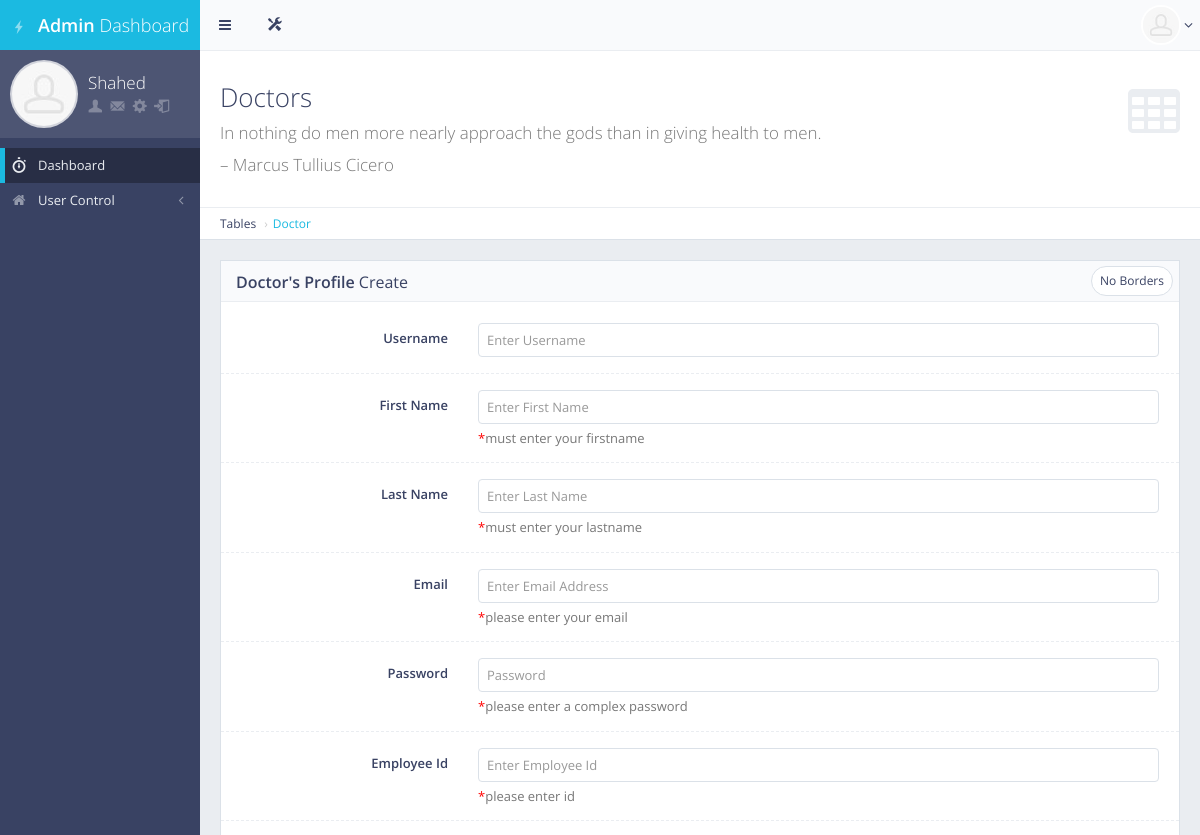
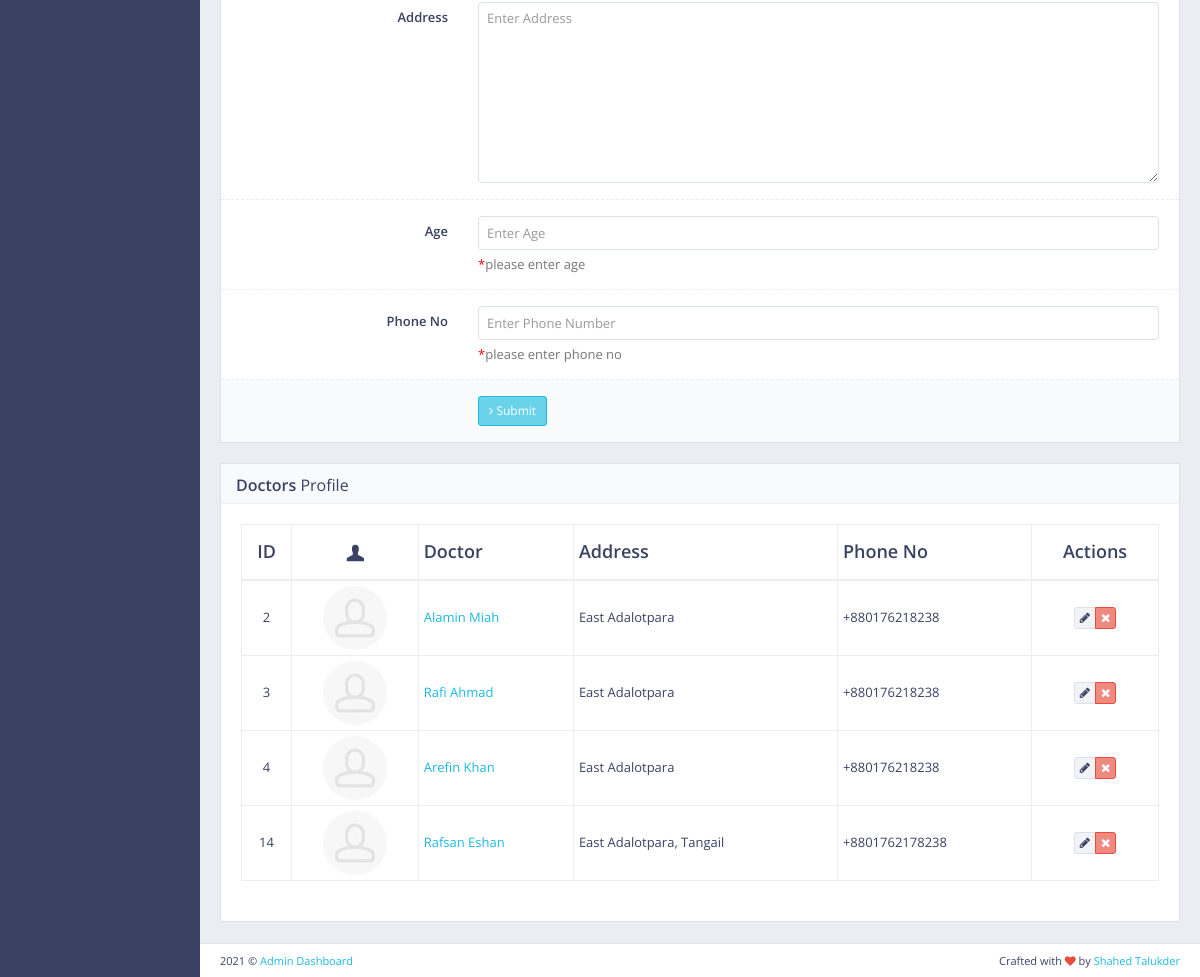
Page /crudDoctor/ (signed in) on the committed database (2 pictures, top to bottom).
### main/models.py (models this page shows, shortened)
class User(AbstractUser):
    is_doctor = models.BooleanField(default=False)
    is_student = models.BooleanField(default=False)
    is_moderator = models.BooleanField(default=False)
    is_assistant = models.BooleanField(default=False)
    is_driver = models.BooleanField(default=False)

class Doctor(models.Model):
    employee_id = models.CharField(max_length=120, blank=True, null=True, unique=True)
    user = models.OneToOneField(User, on_delete=models.CASCADE, primary_key=True, related_name="doctor")
    full_name = models.CharField(max_length=200,blank=True, null=True)
    address = models.CharField(max_length=300, blank=True, null=True)
    age = models.CharField(max_length=3, blank=True, null=True)
    phone_no = models.CharField(max_length=100, blank=True, null=True)
    class Meta:
        db_table = "doctor_info"

### main/views.py (the view, shortened to what this page needs)
# urls.py: path('crudDoctor/', views.addDoctorInformation, name="addDoctorInformation"),
def addDoctorInformation(request):
    if request.user.is_authenticated and request.user.is_superuser:
        doctor = Doctor.objects.all()
        context = {"title":"Doctor Information","doc":doctor}
        return render(request, 'crud_doctor.html', context)
    else:
        return redirect('/')

### main/templates/crud_doctor.html (shortened to what this page needs)
{%extends 'base.html'%}
{%load static%}
{%block main_content%}
<div id="page-content">
    <div class="content-header">
        <div class="header-section">
            <h1>
                <i class="fa fa-table"></i>Doctors<br><small>In nothing do men more nearly approach the gods than in giving health to men.</small><br/><small>– Marcus Tullius Cicero</small>
            </h1>
        </div>
    </div>
    <ul class="breadcrumb breadcrumb-top">
        <li>Tables</li>
        <li><a href="">Doctor</a></li>
    </ul>
    <div class="row">
        <div class="col-md-12">
            <div class="block">
                <div class="block-title">
                    <div class="block-options pull-right">
                        <a href="javascript:void(0)" class="btn btn-alt btn-sm btn-default toggle-bordered enable-tooltip" data-toggle="button" title="" data-original-title="Toggles .form-bordered class">No Borders</a>
                    </div>
                    <h2><strong>Doctor's Profile</strong> Create</h2>
                </div>
                <form method="POST" class="form-horizontal form-bordered">
                    <div class="form-group">
                        <label class="col-md-3 control-label">Username</label>
                        <div class="col-md-9">
                            <input class="form-control" name="doctorUsername" id="username" placeholder="Enter Username" />
                        </div>
                    </div>
                    <div class="form-group">
                        <label class="col-md-3 control-label" for="example-text-input">First Name</label>
                        <div class="col-md-9">
                            <input type="text" id="firstname" name="doctorFirstname" class="form-control" placeholder="Enter First Name">
                            <span class="help-block"><span style="color:red">*</span>must enter your firstname</span>
                        </div>
                    </div>
                    <div class="form-group">
                        <label class="col-md-3 control-label" for="example-text-input">Last Name</label>
                        <div class="col-md-9">
                            <input type="text" id="lastname" name="doctorLastname" class="form-control" placeholder="Enter Last Name">
                            <span class="help-block"><span style="color:red">*</span>must enter your lastname</span>
                        </div>
                    </div>
                    <div class="form-group">
                        <label class="col-md-3 control-label" for="example-email-input">Email</label>
                        <div class="col-md-9">
                            <input type="email" id="email" name="doctorEmail" class="form-control" placeholder="Enter Email Address">
                            <span class="help-block"><span style="color:red">*</span>please enter your email</span>
                        </div>
                    </div>
                    <div class="form-group">
                        <label class="col-md-3 control-label" for="example-password-input">Password</label>
                        <div class="col-md-9">
                            <input type="password" id="password1" name="doctorPassword1" class="form-control" placeholder="Password">
                            <span class="help-block"><span style="color:red">*</span>please enter a complex password</span>
                        </div>
                    </div>
                    <div class="form-group">
                        <label class="col-md-3 control-label" for="example-email-input">Employee Id</label>
                        <div class="col-md-9">
                            <input type="text" id="age" name="doctorId" class="form-control" placeholder="Enter Employee Id">
                            <span class="help-block"><span style="color:red">*</span>please enter id</span>
                        </div>
                    </div>
                    <div class="form-group">
                        <label class="col-md-3 control-label" for="example-textarea-input">Address</label>
                        <div class="col-md-9">
                            <textarea id="address" name="doctorAddress" rows="9" class="form-control" placeholder="Enter Address"></textarea>
                        </div>
                    </div>
                    <div class="form-group">
                        <label class="col-md-3 control-label" for="example-email-input">Age</label>
                        <div class="col-md-9">
                            <input type="text" id="age" name="doctorAge" class="form-control" placeholder="Enter Age">
                            <span class="help-block"><span style="color:red">*</span>please enter age</span>
                        </div>
                    </div>
                    <div class="form-group">
                        <label class="col-md-3 control-label" for="example-email-input">Phone No</label>
                        <div class="col-md-9">
                            <input type="text" id="email" name="doctorPhoneno" class="form-control" placeholder="Enter Phone Number">
                            <span class="help-block"><span style="color:red">*</span>please enter phone no</span>
                        </div>
                    </div>
                    <div class="form-group form-actions">
                        <div class="col-md-9 col-md-offset-3">
                            <button type="submit" class="btn btn-sm btn-primary"><i class="fa fa-angle-right"></i> Submit</button>
                        </div>
                    </div>
                </form>
            </div>
        </div>
    </div>
    <div class="block full">
        <div class="block-title">
            <h2><strong>Doctors</strong> Profile</h2>
        </div>
        <div class="table-responsive">
            <table id="example-datatable" class="table table-vcenter table-condensed table-bordered">
                <thead>
                    <tr>
                        <th class="text-center">ID</th>
                        <th class="text-center"><i class="gi gi-user"></i></th>
                        <th>Doctor</th>
                        <th>Address</th>
                        <th>Phone No</th>
                        <th class="text-center">Actions</th>
                    </tr>
                </thead>
                <tbody>
                    {%for i in doc%}
                    <tr>
                        <td class="text-center">{{i.user.id}}</td>
                        <td class="text-center"><img src="{%static 'front/'%}img/placeholders/avatars/avatar15.jpg" alt="avatar" class="img-circle"></td>
                        <td><a href="javascript:void(0)">{{i.full_name | title}}</a></td>
                        <td>{{i.address}}</td>
                        <td><span class="text-center">{{i.phone_no}}</span></td>
                        <td class="text-center">
                            <div class="btn-group">
                                <a href="{% url 'edit_doctor' id=i.pk %}" data-toggle="tooltip" title="Edit" class="btn btn-xs btn-default"><i class="fa fa-pencil"></i></a>
                                <a href="{% url 'delete_doctor' id=i.pk %}" data-toggle="tooltip" title="Delete" class="btn btn-xs btn-danger"><i class="fa fa-times"></i></a>
                            </div>
                        </td>
                    </tr>
                    {%endfor%}
                </tbody>
            </table>
        </div>
    </div>
</div>
{%endblock main_content%}

### main/templates/base.html (shortened to what this page needs)
<!DOCTYPE html> {%load static%}
<html class="no-js" lang="en">
<head>
    <link rel="stylesheet" href="{% static 'front/' %}css/bootstrap.min.css">
    <link rel="stylesheet" href="{% static 'front/' %}css/plugins.css">
    <link rel="stylesheet" href="{% static 'front/' %}css/main.css">
    <link rel="stylesheet" href="{% static 'front/' %}css/themes.css">
</head>
<body>
    <div id="page-wrapper">
        <div id="page-container" class="sidebar-partial sidebar-visible-lg sidebar-no-animations">
            <div id="sidebar">
                <div id="sidebar-scroll">
                    <div class="sidebar-content">
                        <a href="{%url 'home'%}" class="sidebar-brand">
                            {%if user.is_superuser%}
                                <i class="gi gi-flash"></i><span class="sidebar-nav-mini-hide"><strong>Admin </strong>Dashboard</span>
                            {%elif user.is_doctor%}
                                <i class="gi gi-flash"></i><span class="sidebar-nav-mini-hide"><strong>Dr. </strong>Dashboard</span>
                            {%elif user.is_assistant%}
                                <i class="gi gi-flash"></i><span class="sidebar-nav-mini-hide"><strong>Assist. </strong>Dashboard</span>
                            {%elif user.is_moderator%}
                                <i class="gi gi-flash"></i><span class="sidebar-nav-mini-hide"><strong>Mod. </strong>Dashboard</span>
                            {%endif%}
                        </a>
                        <div class="sidebar-section sidebar-user clearfix sidebar-nav-mini-hide">
                            <div class="sidebar-user-avatar">
                                <a href="{%url 'user_profile'%}">
                                    <img src="{% static 'front/' %}img/placeholders/avatars/avatar2.jpg" alt="avatar">
                                </a>
                            </div>
                            <div class="sidebar-user-name">{{user.first_name | title}}</div>
                            <div class="sidebar-user-links">
                                <a href="{%url 'user_profile'%}" data-toggle="tooltip" data-placement="bottom" title="Profile"><i class="gi gi-user"></i></a>
                                <a href="{%url 'home'%}" data-toggle="tooltip" data-placement="bottom" title="Report"><i class="gi gi-envelope"></i></a>
                                <a href="{%url 'home'%}" class="enable-tooltip" data-placement="bottom" title="Edit Profile"><i class="gi gi-cogwheel"></i></a>
                                <a href="{%url 'mylogout'%}" data-toggle="tooltip" data-placement="bottom" title="Logout"><i class="gi gi-exit"></i></a>
                            </div>
                        </div>
                        <ul class="sidebar-nav">
                            <li>
                                <a href="{%url 'home'%}" class=" active"><i class="gi gi-stopwatch sidebar-nav-icon"></i><span class="sidebar-nav-mini-hide">Dashboard</span></a>
                            </li>
                            <li>
                                {%if user.is_superuser%}
                                <a href="#" class="sidebar-nav-menu"><i class="fa fa-angle-left sidebar-nav-indicator sidebar-nav-mini-hide"></i><i class="fa fa-home sidebar-nav-icon"></i><span class="sidebar-nav-mini-hide">User Control</span></a>
                                {%endif%}
                            </li>
                        </ul>
                    </div>
                </div>
            </div>
            <div id="main-container">
                <header class="navbar navbar-default">
                    <ul class="nav navbar-nav-custom">
                        <li>
                            <a href="javascript:void(0)" onclick="App.sidebar('toggle-sidebar');this.blur();">
                                <i class="fa fa-bars fa-fw"></i>
                            </a>
                        </li>
                        <li class="dropdown">
                            <a href="javascript:void(0)" class="dropdown-toggle" data-toggle="dropdown">
                                <i class="gi gi-settings"></i>
                            </a>
                        </li>
                    </ul>
                    <ul class="nav navbar-nav-custom pull-right">
                        <li class="dropdown">
                            <a href="javascript:void(0)" class="dropdown-toggle" data-toggle="dropdown">
                                <img src="{% static 'front/' %}img/placeholders/avatars/avatar2.jpg" alt="avatar"> <i class="fa fa-angle-down"></i>
                            </a>
                        </li>
                    </ul>
                </header>
                {%block main_content%}{%endblock main_content%}
                <footer class="clearfix">
                    <div class="pull-right">
                        Crafted with <i class="fa fa-heart text-danger"></i> by <a href="http://facebook.com/shahed.talukder32" target="_blank">Shahed Talukder</a>
                    </div>
                    <div class="pull-left">
                        <span><script>document.write(new Date().getFullYear())</script></span> &copy; <a href="#" target="_blank">Admin Dashboard</a>
                    </div>
                </footer>
            </div>
        </div>
    </div>
</body>
</html>

### rows in the picture
User: first_name "Shahed"
Doctor: user.id "2", full_name "Alamin Miah", address "East Adalotpara", phone_no "+880176218238"
Doctor: user.id "3", full_name "Rafi Ahmad", address "East Adalotpara", phone_no "+880176218238"
Doctor: user.id "4", full_name "Arefin Khan", address "East Adalotpara", phone_no "+880176218238"
Doctor: user.id "14", full_name "Rafsan Eshan", address "East Adalotpara, Tangail", phone_no "+8801762178238"
